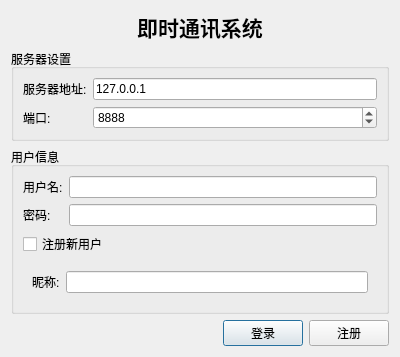
<?xml version="1.0" encoding="UTF-8"?>
<ui version="4.0">
 <class>LoginWindow</class>
 <widget class="QDialog" name="LoginWindow">
  <property name="geometry">
   <rect>
    <x>0</x>
    <y>0</y>
    <width>400</width>
    <height>350</height>
   </rect>
  </property>
  <property name="windowTitle">
   <string>登录</string>
  </property>
  <layout class="QVBoxLayout" name="verticalLayout">
   <item>
    <widget class="QLabel" name="titleLabel">
     <property name="text">
      <string>即时通讯系统</string>
     </property>
     <property name="alignment">
      <set>Qt::AlignCenter</set>
     </property>
     <property name="font">
      <font>
       <pointsize>16</pointsize>
       <bold>true</bold>
      </font>
     </property>
    </widget>
   </item>
   <item>
    <widget class="QGroupBox" name="serverGroupBox">
     <property name="title">
      <string>服务器设置</string>
     </property>
     <layout class="QFormLayout" name="formLayout">
      <item row="0" column="0">
       <widget class="QLabel" name="serverAddressLabel">
        <property name="text">
         <string>服务器地址:</string>
        </property>
       </widget>
      </item>
      <item row="0" column="1">
       <widget class="QLineEdit" name="serverAddressLineEdit">
        <property name="text">
         <string>127.0.0.1</string>
        </property>
       </widget>
      </item>
      <item row="1" column="0">
       <widget class="QLabel" name="serverPortLabel">
        <property name="text">
         <string>端口:</string>
        </property>
       </widget>
      </item>
      <item row="1" column="1">
       <widget class="QSpinBox" name="serverPortSpinBox">
        <property name="maximum">
         <number>65535</number>
        </property>
        <property name="minimum">
         <number>1024</number>
        </property>
        <property name="value">
         <number>8888</number>
        </property>
       </widget>
      </item>
     </layout>
    </widget>
   </item>
   <item>
    <widget class="QGroupBox" name="loginGroupBox">
     <property name="title">
      <string>用户信息</string>
     </property>
     <layout class="QFormLayout" name="formLayout_2">
      <item row="0" column="0">
       <widget class="QLabel" name="usernameLabel">
        <property name="text">
         <string>用户名:</string>
        </property>
       </widget>
      </item>
      <item row="0" column="1">
       <widget class="QLineEdit" name="usernameLineEdit"/>
      </item>
      <item row="1" column="0">
       <widget class="QLabel" name="passwordLabel">
        <property name="text">
         <string>密码:</string>
        </property>
       </widget>
      </item>
      <item row="1" column="1">
       <widget class="QLineEdit" name="passwordLineEdit">
        <property name="echoMode">
         <enum>QLineEdit::Password</enum>
        </property>
       </widget>
      </item>
      <item row="2" column="0" colspan="2">
       <widget class="QCheckBox" name="registerModeCheckBox">
        <property name="text">
         <string>注册新用户</string>
        </property>
       </widget>
      </item>
      <item row="3" column="0" colspan="2">
       <widget class="QWidget" name="registerWidget" native="true">
        <layout class="QFormLayout" name="formLayout_3">
         <item row="0" column="0">
          <widget class="QLabel" name="nicknameLabel">
           <property name="text">
            <string>昵称:</string>
           </property>
          </widget>
         </item>
         <item row="0" column="1">
          <widget class="QLineEdit" name="nicknameLineEdit"/>
         </item>
        </layout>
       </widget>
      </item>
     </layout>
    </widget>
   </item>
   <item>
    <layout class="QHBoxLayout" name="horizontalLayout">
     <item>
      <spacer name="horizontalSpacer">
       <property name="orientation">
        <enum>Qt::Horizontal</enum>
       </property>
       <property name="sizeHint" stdset="0">
        <size>
         <width>40</width>
         <height>20</height>
        </size>
       </property>
      </spacer>
     </item>
     <item>
      <widget class="QPushButton" name="loginButton">
       <property name="text">
        <string>登录</string>
       </property>
       <property name="default">
        <bool>true</bool>
       </property>
      </widget>
     </item>
     <item>
      <widget class="QPushButton" name="registerButton">
       <property name="text">
        <string>注册</string>
       </property>
      </widget>
     </item>
    </layout>
   </item>
  </layout>
 </widget>
 <resources/>
 <connections/>
</ui>
